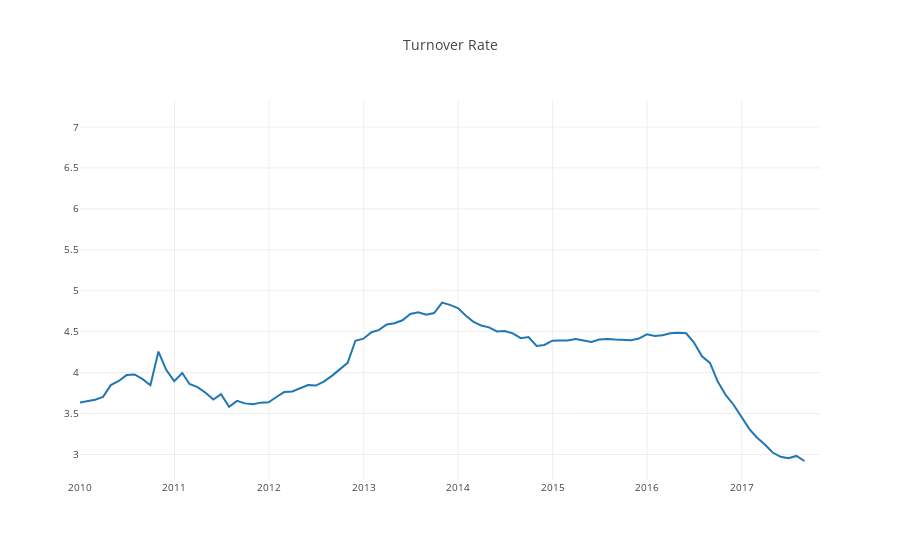

The notebook cell saved with this chart:
### Code cell
data=[go.Scatter(x=state_month['Date'], y=state_month['Turnover_AllHomes'])]
layout={'title':'Turnover Rate', 'font': dict(size=10), 'xaxis':{'range':['2010-1-1','2017-10-30']}}
py.iplot({'data':data, 'layout': layout})

### Figure 1 — Plotly figure (JSON) as saved in the notebook; plotly's stock layout.template omitted (floating-point values rounded to 4 significant figures; data arrays with more than 128 entries replaced by an {"elided": "..."} marker saying what was removed)
{"data": [{"type": "scatter", "x": {"elided": "257 str values"}, "y": {"elided": "257 float values"}}], "layout": {"font": {"size": 10}, "title": "Turnover Rate", "xaxis": {"range": ["2010-1-1", "2017-10-30"]}}}
